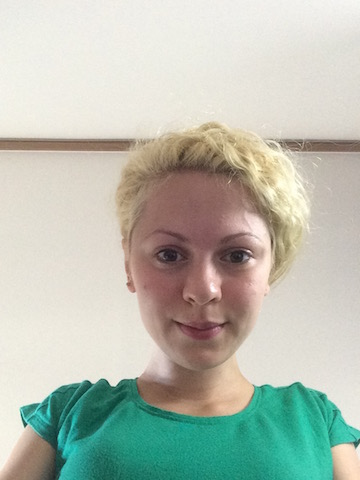
#> input picture random2/May1L.jpg, 360 x 480 px
$ python epipolar.py   (older library calls are emulated)
#> lines starting #> are read from the running program, lines starting #| are printed output that depends on the picture
import cv2
import numpy as np
from matplotlib import pyplot as plt

# [15 lines of commented-out code are left out]

img1 = cv2.imread('May1L.jpg',0)  #queryimage # left image
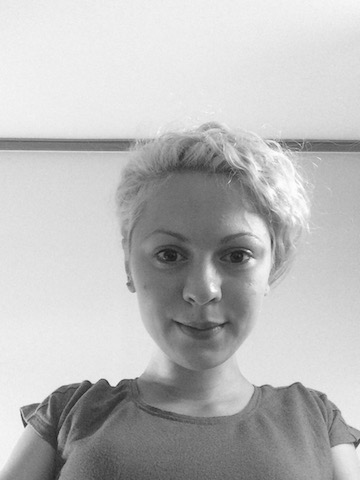
#> img1: shape (480, 360); min 24, max 255, mean 187.2
img2 = cv2.imread('May1R.jpg',0) #trainimage # right image
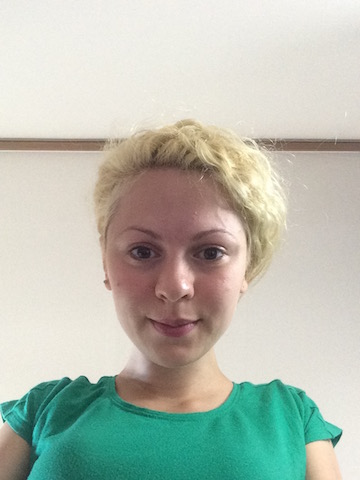
#> input picture random2/May1R.jpg, 360 x 480 px
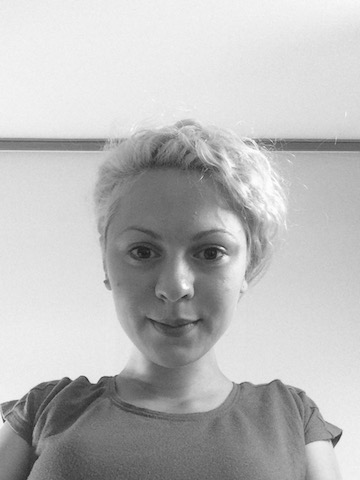
#> img2: shape (480, 360); min 28, max 255, mean 187.1

sift = cv2.SIFT()

# find the keypoints and descriptors with SIFT
kp1, des1 = sift.detectAndCompute(img1,None)
#> kp1 = 260 keypoints; strongest (x, y, size): (25, 424, 2.7), (188, 221, 101), (233, 255, 22.5), (272, 242, 1.9)
kp2, des2 = sift.detectAndCompute(img2,None)
#> kp2 = 293 keypoints; strongest (x, y, size): (222, 248, 1.9), (335, 440, 6), (163, 218, 100.3), (206, 252, 22.9)

# FLANN parameters
FLANN_INDEX_KDTREE = 0
index_params = dict(algorithm = FLANN_INDEX_KDTREE, trees = 5)
search_params = dict(checks=50)

flann = cv2.FlannBasedMatcher(index_params,search_params)
matches = flann.knnMatch(des1,des2,k=2)
#> matches = 260 matches

good = []
pts1 = []
pts2 = []

# ratio test as per Lowe's paper
for i,(m,n) in enumerate(matches):
    if m.distance < 0.8*n.distance:
        good.append(m)
        pts2.append(kp2[m.trainIdx].pt)
        pts1.append(kp1[m.queryIdx].pt)
#> after the loop, good = 150 matches; pts1 = 150 pairs, first value 32.72 to 343.4, second value 115.2 to 452.4; pts2 = 150 pairs, first value 11.55 to 318.4, second value 113 to 449.3

#Fundamental matrix
pts1 = np.float32(pts1)#pts1 = np.int32(pts1)
pts2 = np.float32(pts2)#pts2 = np.int32(pts2)
F, mask = cv2.findFundamentalMat(pts1,pts2,cv2.FM_RANSAC)
#> F = [[-4.14e-06, 0.0012, -0.466], [-0.000965, -1.3e-05, -1.76], [0.366, 1.75, 1]]; mask = 150 values, max 1 at index 0, min 0 at index 13, mean 0.913

# We select only inlier points
pts1 = pts1[mask.ravel()==1]
#> pts1 = 137 pairs, first value 32.72 to 343.4, second value 115.2 to 452.4
pts2 = pts2[mask.ravel()==1]
#> pts2 = 137 pairs, first value 11.55 to 318.4, second value 113 to 449.3

# # Find epilines corresponding to points in right image (second image) and
# # drawing its lines on left image
# lines1 = cv2.computeCorrespondEpilines(pts2.reshape(-1,1,2), 2,F)
# lines1 = lines1.reshape(-1,3)
# img5,img6 = drawlines(img1,img2,lines1,pts1,pts2)
#
# # Find epilines corresponding to points in left image (first image) and
# # drawing its lines on right image
# lines2 = cv2.computeCorrespondEpilines(pts1.reshape(-1,1,2), 1,F)
# lines2 = lines2.reshape(-1,3)
# img3,img4 = drawlines(img2,img1,lines2,pts2,pts1)
#
# plt.subplot(121),plt.imshow(img5)
# plt.subplot(122),plt.imshow(img3)
# plt.show()

# # Calculate rectification homographies
# H1 = np.zeros((3,3))
# H2 = np.zeros((3,3))
# cv2.stereoRectifyUncalibrated(pts1.reshape((pts1.shape[0] * 2, 1)),pts2.reshape((pts2.shape[0] * 2, 1)),F,img1.shape,H1,H2)
#
# # Rectify images
# img3 = cv2.warpPerspective(img1, H1, (960,1280))
# img4 = cv2.warpPerspective(img2, H2, (960,1280))
# # plt.subplot(121),plt.imshow(img3)
# # plt.subplot(122),plt.imshow(img4)
# # plt.show()

stereo = cv2.StereoSGBM(-128, 128, 15)
disp = stereo.compute(img2,img1)
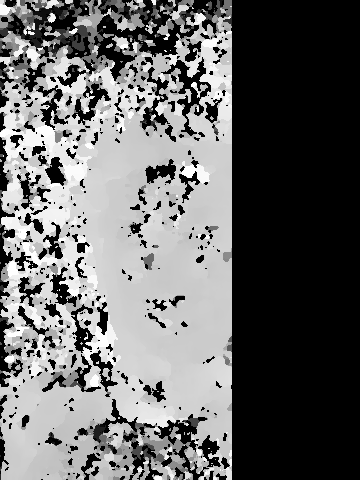
#> disp: shape (480, 360) int16; min -2064, max -16, mean -1230.4; drawn with min black and max white
plt.imshow(disp)
plt.show()
